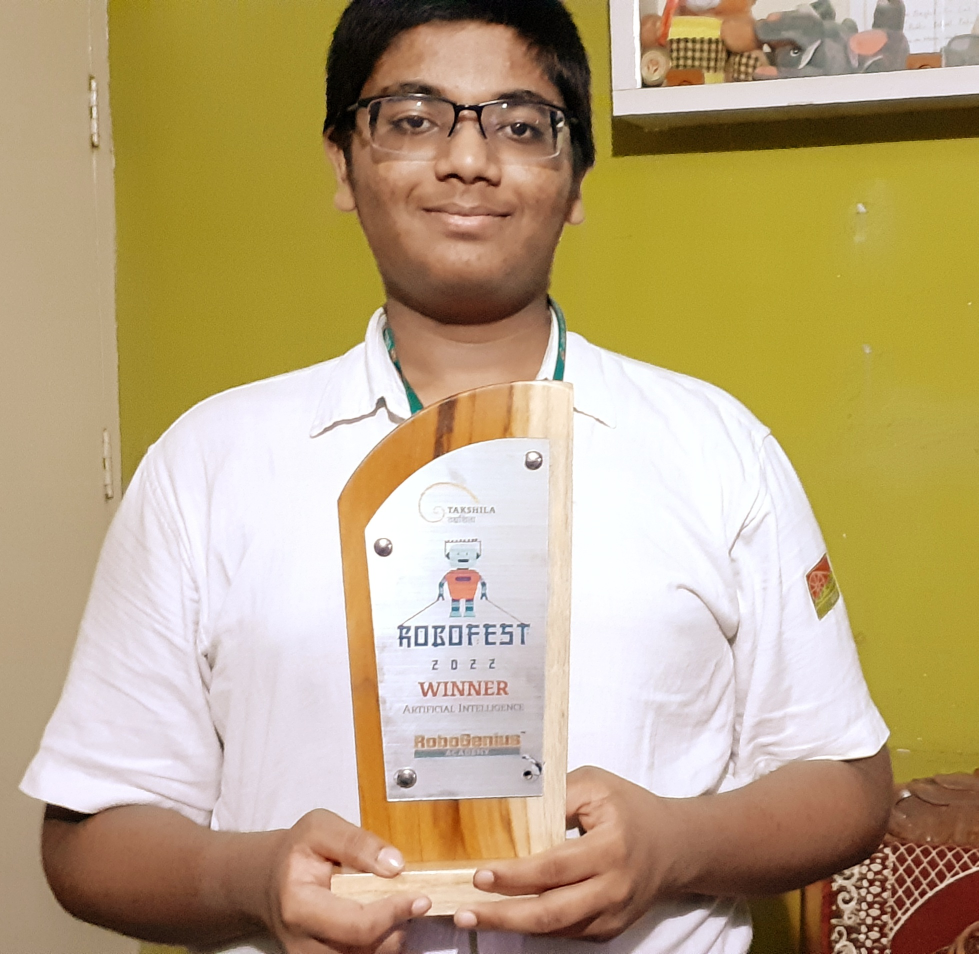
#> input picture assets/1st prize at robo fest.jpg, 1957 x 1908 px, given in place of portrait-hd.webp, which was not available (shown at 1/2 size)
$ python make_assets.py '../assets/1st prize at robo fest.jpg'
#> lines starting #> are read from the running program, lines starting #| are printed output that depends on the picture; pictures that were not available may be replaced by others from this repository, and a replacement may not be noted
#!/usr/bin/env python3
"""Generate the x-* image assets for the NOIR / CV redesign.

usage:  python3 -I make_assets.py <repo root>
writes: <repo>/assets/x/portrait-1200.webp  1235x1100 cut-out, fingers cropped (hero + knockout mask)
        <repo>/assets/x/avatar-96.webp      96x96 face crop (floating contact pill)
        <repo>/assets/x/about-builder.webp  900x1200 "builder at his desk" (About figure)
        <repo>/assets/x/aw-ncsc.webp        1200 wide NCSC prize photo (award #06 / #10 image fix)
        <repo>/assets/x/favicon.svg         detection-bracket monogram
Needs Pillow only. Source cut-out: /home/user/Akshitkumarlall/.design-lab/noir/img/portrait-hd.webp
"""
import os, sys
from PIL import Image, ImageOps

REPO = sys.argv[1]
OUT = os.path.join(REPO, 'assets', 'x')
os.makedirs(OUT, exist_ok=True)
CUTOUT = '/home/user/Akshitkumarlall/.design-lab/noir/img/portrait-hd.webp'

# 1. hero portrait — crop the bottom 54px so the fingers at x≈980,y≥1106 never show
p = Image.open(CUTOUT).convert('RGBA').crop((0, 0, 1235, 1100))
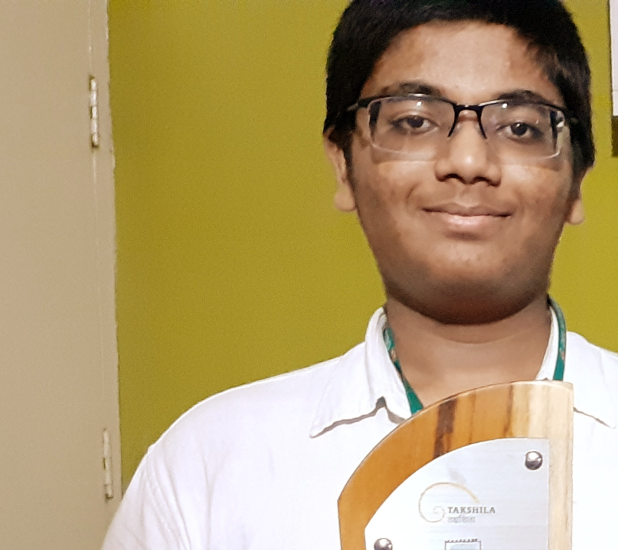
#> p: PIL image 1235x1100 RGBA (shown at 1/2 size); mean R, G, B, A 178.3, 156.9, 111.9, 255
p.save(os.path.join(OUT, 'portrait-1200.webp'), 'WEBP', quality=82, method=6)

# 2. avatar for the floating pill (face centred)
W, H = p.size
#> W = 1235; H = 1100
cx, cy, r = int(W * 0.535), int(H * 0.33), int(W * 0.2)
#> cx = 660; cy = 363; r = 247
a = p.crop((cx - r, cy - r, cx + r, cy + r)).resize((96, 96), Image.LANCZOS)
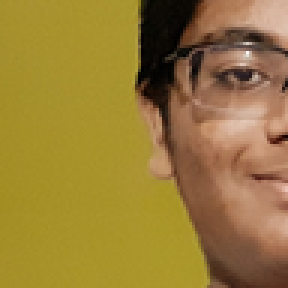
#> a: PIL image 96x96 RGBA (shown 3 times larger); mean R, G, B, A 153.3, 124.9, 56.3, 255
bg = Image.new('RGBA', a.size, (27, 25, 23, 255)); bg.alpha_composite(a)
bg.convert('RGB').save(os.path.join(OUT, 'avatar-96.webp'), 'WEBP', quality=82, method=6)

# 3. About figure — him at his workbench (3:4)
im = ImageOps.exif_transpose(Image.open(os.path.join(REPO, 'assets/my images/20220412_181042.jpg'))).convert('RGB')
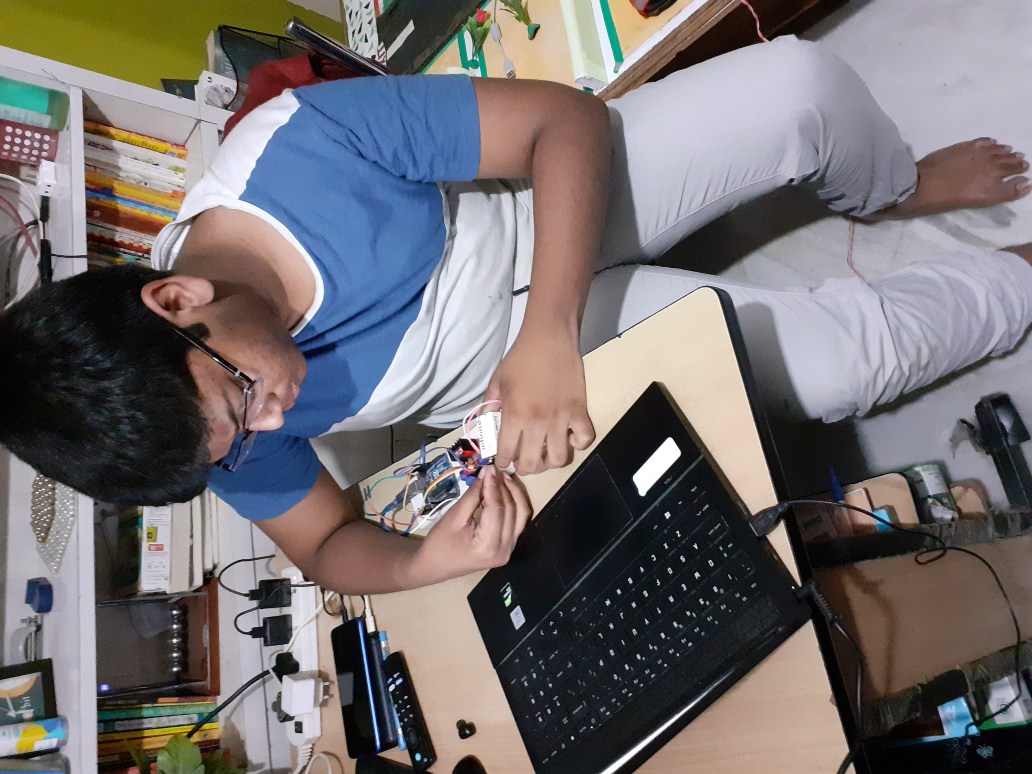
#> input picture assets/my images/20220412_181042.jpg, 4128 x 3096 px, found by its file name (shown at 1/4 size)
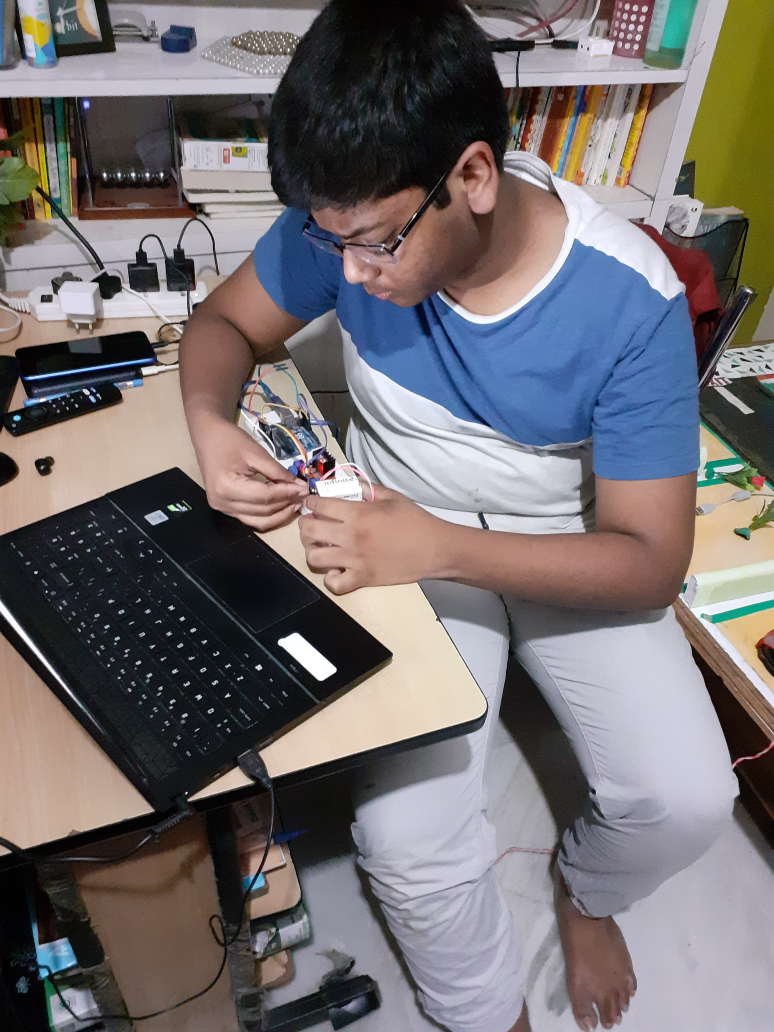
#> im: PIL image 3096x4128 RGB (shown at 1/4 size); mean R, G, B 116, 111, 112.4
w, h = im.size
#> w = 3096; h = 4128
cw, ch = w, int(w * 4 / 3)
#> cw = 3096; ch = 4128
if ch > h: ch, cw = h, int(h * 3 / 4)
x0, y0 = (w - cw) // 2, max(0, (h - ch) // 2)
#> x0 = 0; y0 = 0
im.crop((x0, y0, x0 + cw, y0 + ch)).resize((900, 1200), Image.LANCZOS).save(os.path.join(OUT, 'about-builder.webp'), 'WEBP', quality=78, method=6)

# 4. NCSC prize photo (replaces the duplicated BIC carousel on award #06 and the self-duplicating #10 carousel)
im = ImageOps.exif_transpose(Image.open(os.path.join(REPO, 'assets/my images/NCSC_me_with_prize.jpg'))).convert('RGB')
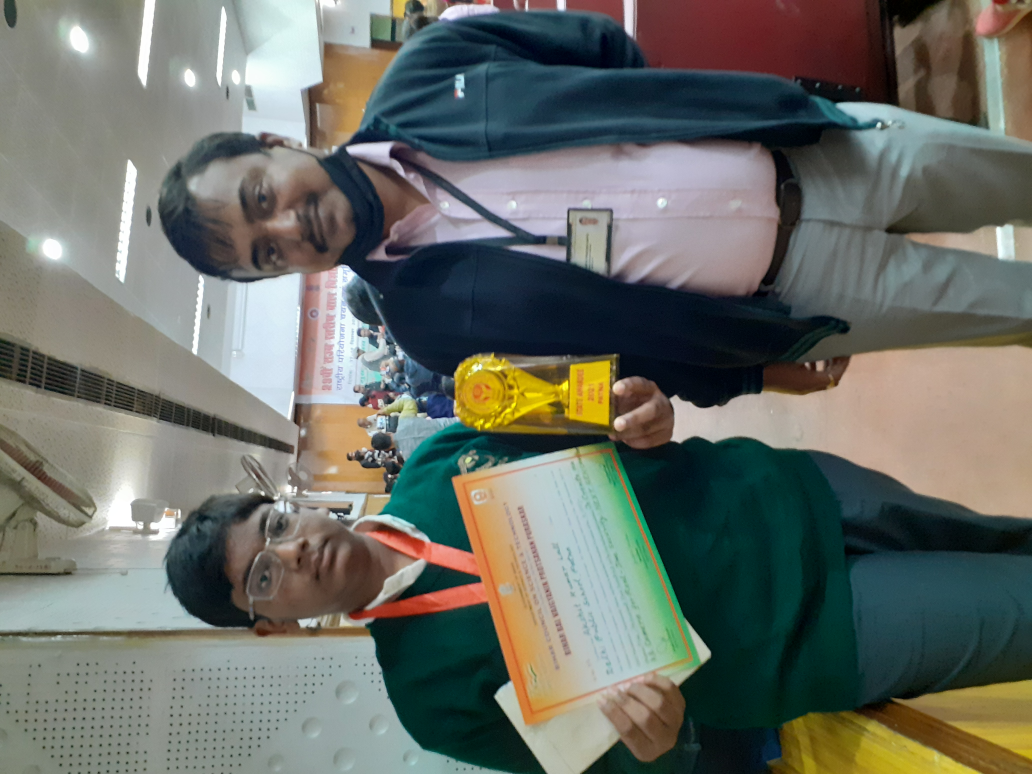
#> input picture assets/my images/NCSC_me_with_prize.jpg, 4128 x 3096 px, found by its file name (shown at 1/4 size)
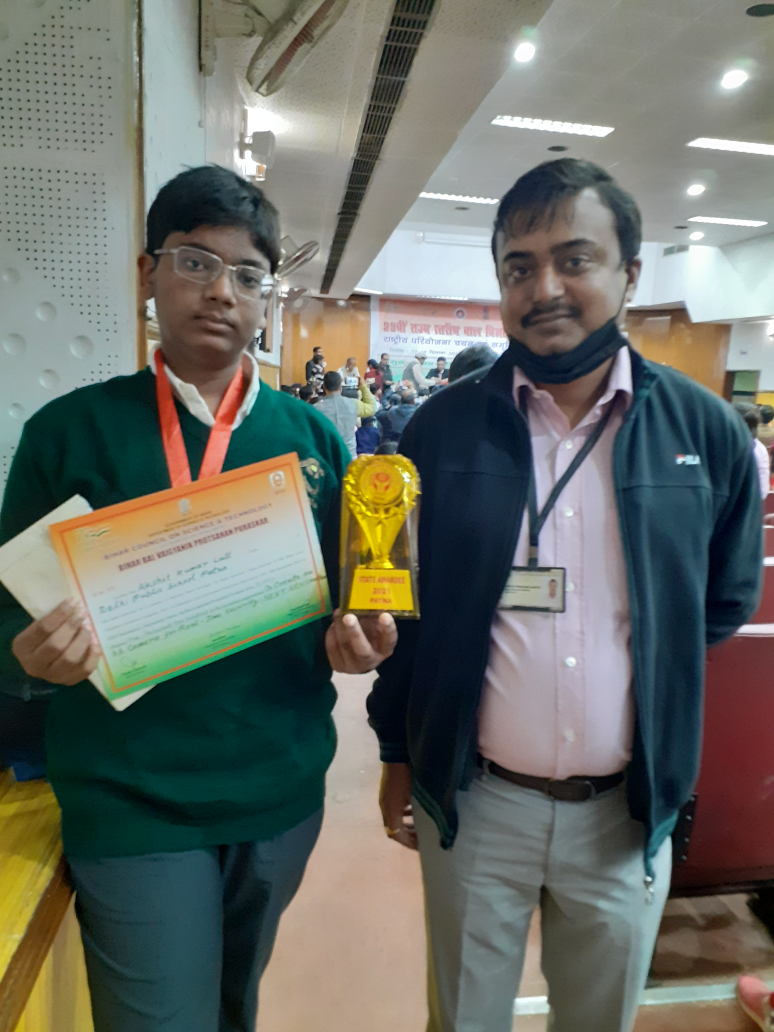
#> im: PIL image 3096x4128 RGB (shown at 1/4 size); mean R, G, B 105.6, 109.4, 102.1
im.thumbnail((1200, 1200), Image.LANCZOS)
#> im: PIL image 900x1200 RGB
im.save(os.path.join(OUT, 'aw-ncsc.webp'), 'WEBP', quality=76, method=6)

# 5. favicon (also referenced as mask-icon / apple-touch fallback is not needed)
open(os.path.join(OUT, 'favicon.svg'), 'w').write(
    '<svg xmlns="http://www.w3.org/2000/svg" viewBox="0 0 64 64">'
    '<rect width="64" height="64" rx="14" fill="#0b0a09"/>'
    '<path d="M14 25V14h11M39 14h11v11M50 39v11H39M25 50H14V39" fill="none" stroke="#efe8dc" stroke-width="4" stroke-linecap="round" stroke-linejoin="round"/>'
    '<circle cx="32" cy="32" r="8" fill="#ff4f1f"/></svg>\n')

for f in sorted(os.listdir(OUT)):
    print(f, os.path.getsize(os.path.join(OUT, f)))
